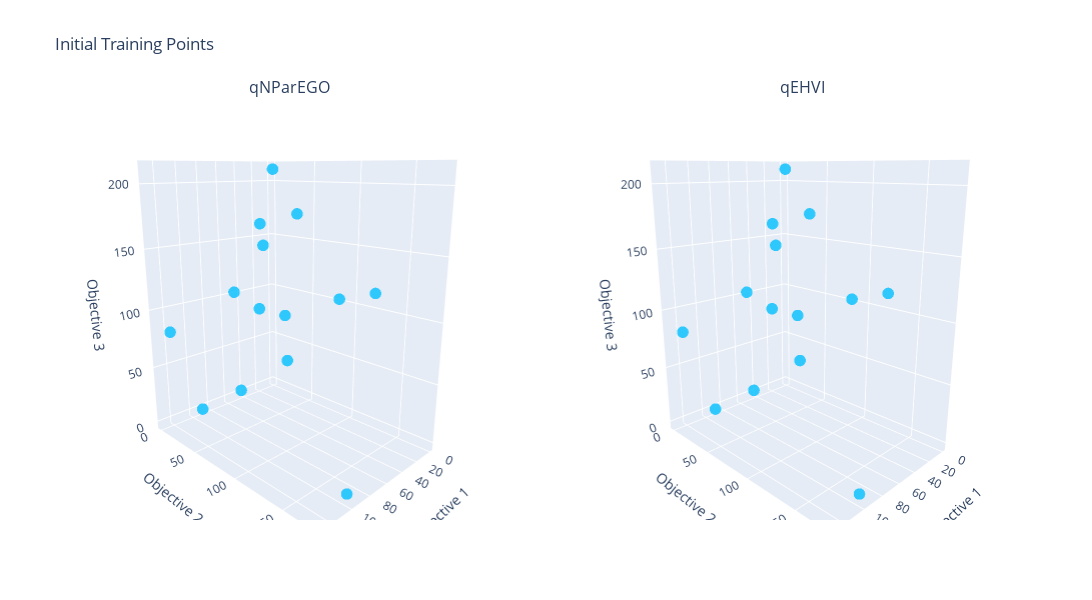

Source (notebook cell):
### Code cell
# 1. Plot showing just initial training points
fig_initial = make_subplots(
    rows=1, cols=2,
    specs=[[{'type': 'scatter3d'}, {'type': 'scatter3d'}]],
    subplot_titles=("qNParEGO", "qEHVI")
)

# Generate Pareto surface using problem's built-in method
pf_surface = create_pareto_surface(problem)

alg_data_initial = [
    (-train_obj_true_qparego[:n_initial], "qNParEGO"),
    (-train_obj_true_qehvi[:n_initial], "qEHVI"),
]

for col, (train_obj, name) in enumerate(alg_data_initial, 1):
    obj_np = train_obj.cpu().numpy() if isinstance(train_obj, torch.Tensor) else train_obj

    # Plot initial points
    scatter = go.Scatter3d(
        x=obj_np[:, 0], y=obj_np[:, 1], z=obj_np[:, 2],
        mode='markers',
        marker=dict(size=4, color='deepskyblue', opacity=0.8),
        name=name
    )

    fig_initial.add_trace(scatter, row=1, col=col)
    fig_initial.add_trace(pf_surface, row=1, col=col)

# Update layout
fig_initial.update_layout(
    height=600,
    width=1200,
    scene1=dict(
        xaxis_title='Objective 1',
        yaxis_title='Objective 2',
        zaxis_title='Objective 3',
        camera=dict(eye=dict(x=1.5, y=1.5, z=0.6))
    ),
    scene2=dict(
        xaxis_title='Objective 1',
        yaxis_title='Objective 2',
        zaxis_title='Objective 3',
        camera=dict(eye=dict(x=1.5, y=1.5, z=0.6))
    ),
    showlegend=False,
    title_text='Initial Training Points'
)
fig_initial.show()

pio.write_html(fig_initial, 'DTLZ1a train.html')

### Figure 1 — Plotly figure (JSON) as saved in the notebook; plotly's stock layout.template omitted (floating-point values rounded to 4 significant figures; data arrays with more than 128 entries replaced by an {"elided": "..."} marker saying what was removed)
{"data": [{"marker": {"color": "deepskyblue", "opacity": 0.8, "size": 4}, "mode": "markers", "name": "qNParEGO", "scene": "scene", "type": "scatter3d", "x": [116.7, 12.84, 23.18, 28.04, 128.7, 2.376, 23.36, 98.59, 102.8, 9.942, 52.19, 61.55, 84.91, 8.829], "y": [89.95, 14.68, 5.664, 141.8, 17.65, 86.41, 8.436, 176.0, 19.42, 42.35, 44.35, 82.21, 45.27, 25.93], "z": [55.1, 210.5, 81.94, 121.7, 85.79, 102.4, 162.8, 1.798, 9.822, 172.9, 149.9, 60.94, 115.7, 76.45]}, {"color": "red", "colorscale": [[0, "rgb(255,245,240)"], [0.125, "rgb(254,224,210)"], [0.25, "rgb(252,187,161)"], [0.375, "rgb(252,146,114)"], [0.5, "rgb(251,106,74)"], [0.625, "rgb(239,59,44)"], [0.75, "rgb(203,24,29)"], [0.875, "rgb(165,15,21)"], [1, "rgb(103,0,13)"]], "intensity": {"elided": "1000 float values"}, "name": "Pareto Front", "opacity": 0.3, "scene": "scene", "showscale": false, "type": "mesh3d", "x": {"elided": "1000 float values"}, "y": {"elided": "1000 float values"}, "z": {"elided": "1000 float values"}}, {"marker": {"color": "deepskyblue", "opacity": 0.8, "size": 4}, "mode": "markers", "name": "qEHVI", "scene": "scene2", "type": "scatter3d", "x": [116.7, 12.84, 23.18, 28.04, 128.7, 2.376, 23.36, 98.59, 102.8, 9.942, 52.19, 61.55, 84.91, 8.829], "y": [89.95, 14.68, 5.664, 141.8, 17.65, 86.41, 8.436, 176.0, 19.42, 42.35, 44.35, 82.21, 45.27, 25.93], "z": [55.1, 210.5, 81.94, 121.7, 85.79, 102.4, 162.8, 1.798, 9.822, 172.9, 149.9, 60.94, 115.7, 76.45]}, {"color": "red", "colorscale": [[0, "rgb(255,245,240)"], [0.125, "rgb(254,224,210)"], [0.25, "rgb(252,187,161)"], [0.375, "rgb(252,146,114)"], [0.5, "rgb(251,106,74)"], [0.625, "rgb(239,59,44)"], [0.75, "rgb(203,24,29)"], [0.875, "rgb(165,15,21)"], [1, "rgb(103,0,13)"]], "intensity": {"elided": "1000 float values"}, "name": "Pareto Front", "opacity": 0.3, "scene": "scene2", "showscale": false, "type": "mesh3d", "x": {"elided": "1000 float values"}, "y": {"elided": "1000 float values"}, "z": {"elided": "1000 float values"}}], "layout": {"annotations": [{"font": {"size": 16}, "showarrow": false, "text": "qNParEGO", "x": 0.225, "xanchor": "center", "xref": "paper", "y": 1, "yanchor": "bottom", "yref": "paper"}, {"font": {"size": 16}, "showarrow": false, "text": "qEHVI", "x": 0.775, "xanchor": "center", "xref": "paper", "y": 1, "yanchor": "bottom", "yref": "paper"}], "height": 600, "scene": {"camera": {"eye": {"x": 1.5, "y": 1.5, "z": 0.6}}, "domain": {"x": [0, 0.45], "y": [0, 1]}, "xaxis": {"title": {"text": "Objective 1"}}, "yaxis": {"title": {"text": "Objective 2"}}, "zaxis": {"title": {"text": "Objective 3"}}}, "scene2": {"camera": {"eye": {"x": 1.5, "y": 1.5, "z": 0.6}}, "domain": {"x": [0.55, 1], "y": [0, 1]}, "xaxis": {"title": {"text": "Objective 1"}}, "yaxis": {"title": {"text": "Objective 2"}}, "zaxis": {"title": {"text": "Objective 3"}}}, "showlegend": false, "title": {"text": "Initial Training Points"}, "width": 1200}}
